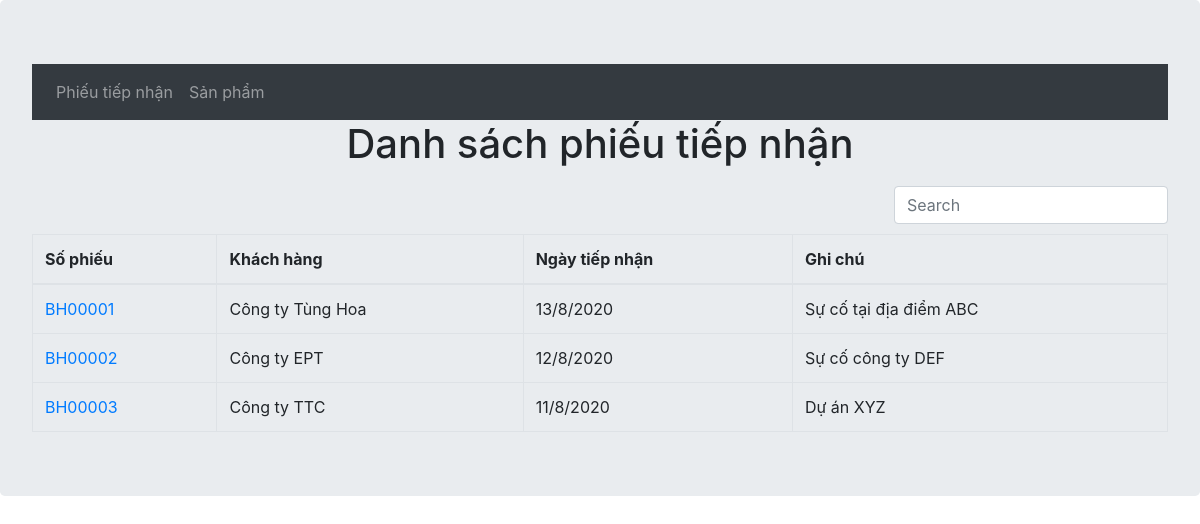
The page /warranty/notes on the database as committed earlier.
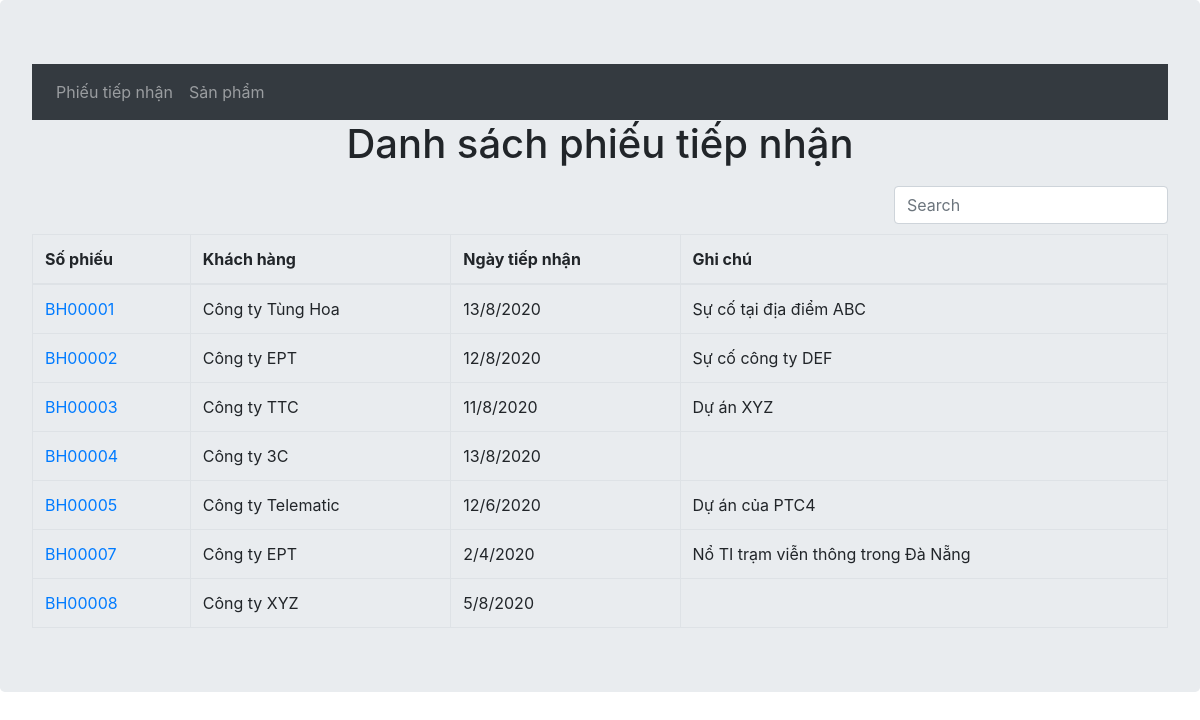
The same page on the database as committed later.
### warranty/models.py (models this page shows, shortened)
class Note(models.Model):
    noteNumber = models.CharField(max_length=10, unique=True,error_messages={'unique':"Số phiếu này đã có"}, verbose_name="Số phiếu")
    customers = models.CharField(max_length=50, null=False, verbose_name="Khách hàng")
    receiveDay = models.DateField(null=False, verbose_name="Ngày tiếp nhận")
    note = models.TextField(blank=True, verbose_name="Ghi chú")

### warranty/views.py (the view)
# urls.py: path('notes', views.NoteListView.as_view(), name = 'notes'),
class NoteListView(generic.ListView):
    model = Note

### warranty/templates/warranty/note_list.html (shortened to what this page needs)
{% extends 'warranty/layout.html'%}
{% block content %}
        {% if note_list %}
        <h1 class="text-center">Danh sách phiếu tiếp nhận</h1>
        <table data-toggle="table" data-search="true">
            <thead>
                <tr>
                    <th>Số phiếu</th>
                    <th>Khách hàng</th>
                    <th>Ngày tiếp nhận</th>
                    <th>Ghi chú</th>
                </tr>
            </thead>
            <tbody>
                {% for note in note_list %}
                <tr>
                    <td><a href="{% url 'warranty:note_update' note.id %}">{{ note.noteNumber }}</a></td>
                    <td>{{ note.customers }}</td>
                    <td>{{ note.receiveDay|date:"j/n/Y" }}</td>
                    <td>{{ note.note }}</td>
                </tr>
                {% endfor %}
            </tbody>
        </table>
        {% else %}
        <div class="text-center">Chưa có phiếu tiếp nhận nào</div>
        {% endif %}
{% endblock %}

### warranty/templates/warranty/layout.html (shortened to what this page needs)
{% load static %}
<!DOCTYPE html>
<html lang="en">
<head>
    <link rel="stylesheet" href="{% static 'bootstrap.min.css' %}">
    <link href="{% static 'jquery.resizableColumns.css' %}" rel="stylesheet">
    <link rel="stylesheet" href="{% static 'bootstrap-table.min.css' %}">
</head>
<body>
  <div class="jumbotron">
    <nav class="navbar navbar-expand-lg navbar-dark bg-dark">
        <div class="collapse navbar-collapse">
          <ul class="navbar-nav mr-auto">
            <li class="nav-item acvtive">
              <a class="nav-link" href="{% url 'warranty:notes' %}">Phiếu tiếp nhận</a>
            </li>
            <li class="nav-item acvtive">
              <a class="nav-link" href="{% url 'warranty:items' %}">Sản phẩm</a>
            </li>
          </ul>
        </div>
    </nav>
    <div>
    {% block content %}{% endblock %}
    </div>
  </div>
</body>
</html>

Rows that differ between the two databases and show on the page:
added Note: noteNumber "BH00004", customers "Công ty 3C", receiveDay "13/8/2020"
added Note: noteNumber "BH00005", customers "Công ty Telematic", receiveDay "12/6/2020", note "Dự án của PTC4"
added Note: noteNumber "BH00007", customers "Công ty EPT", receiveDay "2/4/2020", note "Nổ TI trạm viễn thông trong Đà Nẵng"
added Note: noteNumber "BH00008", customers "Công ty XYZ", receiveDay "5/8/2020"
